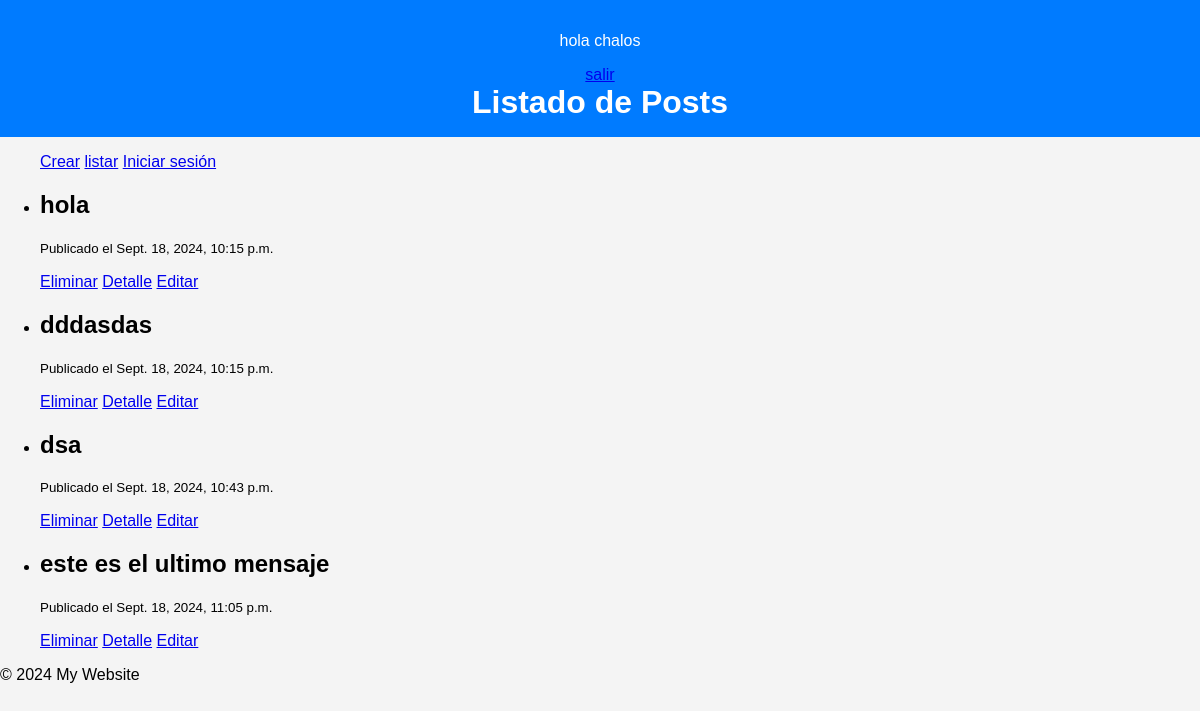
The app's page /listar/ (signed in), older data.
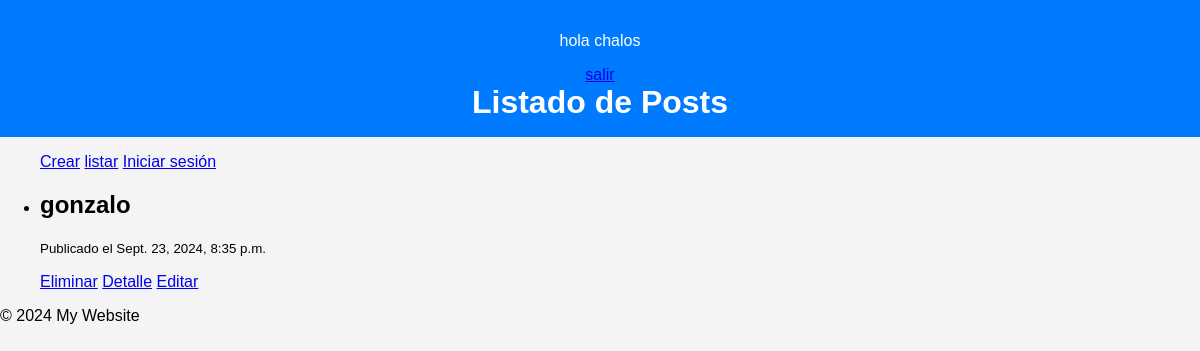
The same page, newer data.
### post/models.py (models this page shows, shortened)
class Post(models.Model):
    titulo = models.TextField()
    contenido = models.TextField()
    fecha = models.DateTimeField(auto_now_add=True)
    autor = models.ForeignKey(User, on_delete=models.CASCADE)

### post/views.py (the view)
# urls.py: path('listar/', ListarPost.as_view(), name='listar_post'),
class ListarPost(ListView):
    model = Post
    context_object_name = 'posts'  # Nombre del contexto en la plantilla
    template_name = 'listar_post.html'  # Nombre de la plantilla
    def get_queryset(self):
        return Post.objects.filter(autor=self.request.user)

### post/template/listar_post.html
{% extends 'base.html' %}
{% block header %}
<h1>Listado de Posts</h1>
{% endblock %}
{% block content %}
    <ul>
        {% for post in posts %}
            <li>
                <h2>{{ post.titulo }}</h2>
                <p><small>Publicado el {{ post.fecha }}</small></p>
                <a href="{% url 'eliminar_post' post.pk %}">Eliminar</a>
                <a href="{% url 'detalle_post' post.pk %}">Detalle</a>
                <a href="{% url 'editar_post' post.pk %}">Editar</a>
            </li>
        {% empty %}
            <p>No hay posts disponibles.</p>
        {% endfor %}
    </ul>
{% endblock %}

### post/template/base.html (shortened to what this page needs)
<!DOCTYPE html>
<html lang="en"><head>
    {% load static %}
    <link rel="stylesheet" href="{% static 'css/style.css' %}">
</head>
    <body>
        <header>
            {% if user.is_authenticated %}
                <p> hola {{user.username}} </p>
                <a href="{% url 'logout' %}"> salir </a>
            {% else %}
                <p> No se encuentra loggeado/a</p>
                <a href="{% url 'login' %}">Iniciar sesión</a>
            {% endif %}
            <h1>{% block header %}Welcome to My Website{% endblock %}</h1>
        </header>
        {% include "navbar.html" %}
    <div class="content">
    {% block content %}
    {% endblock %}
    </div>
    <footer>
    <p>&copy; 2024 My Website</p>
    </footer>
</body>
</html>

### post/template/navbar.html (shortened to what this page needs)
<!DOCTYPE html>
<html lang="en">
<head>
</head>
<body>
    <div class="navbar">
       <ul>
        <a href="{% url 'crear_post' %}">Crear</a>
        <a href="{% url 'listar_post' %}">listar</a>
        <a href="{% url 'login' %}">Iniciar sesión</a>
        </div>
</body>
</html>

### post/static/css/style.css (style rules this page uses)
body { font-family: Arial, sans-serif; background-color: #f4f4f4; margin: 0; padding: 0; }
header { background: #007bff; color: white; padding: 1rem; text-align: center; }
h1 { margin: 0; }

Row changes from the older to the newer data that the page shows:
removed Post: titulo "hola", fecha "Sept. 18, 2024, 10:15 p.m."
removed Post: titulo "dddasdas", fecha "Sept. 18, 2024, 10:15 p.m."
removed Post: titulo "dsa", fecha "Sept. 18, 2024, 10:43 p.m."
removed Post: titulo "este es el ultimo mensaje", fecha "Sept. 18, 2024, 11:05 p.m."
added Post: titulo "gonzalo", fecha "Sept. 23, 2024, 8:35 p.m."
